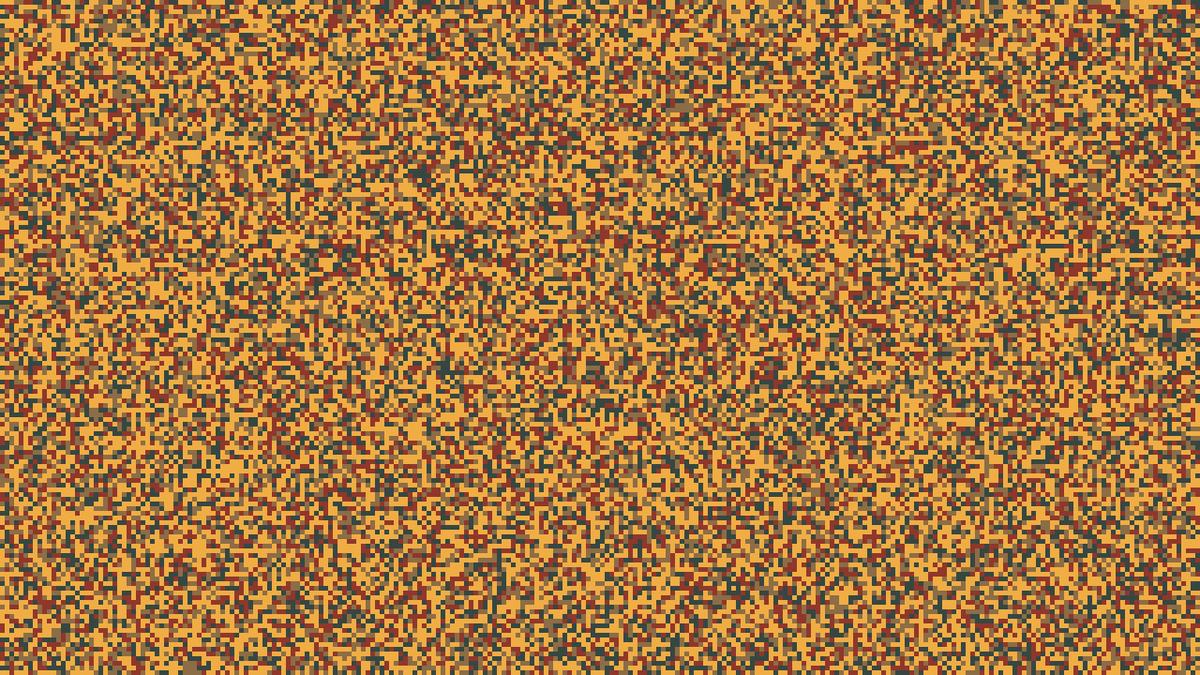
Frame 1 (no input)
Frame 60 (the mouse pressed at the canvas centre just before this capture): identical to frame 1, image omitted
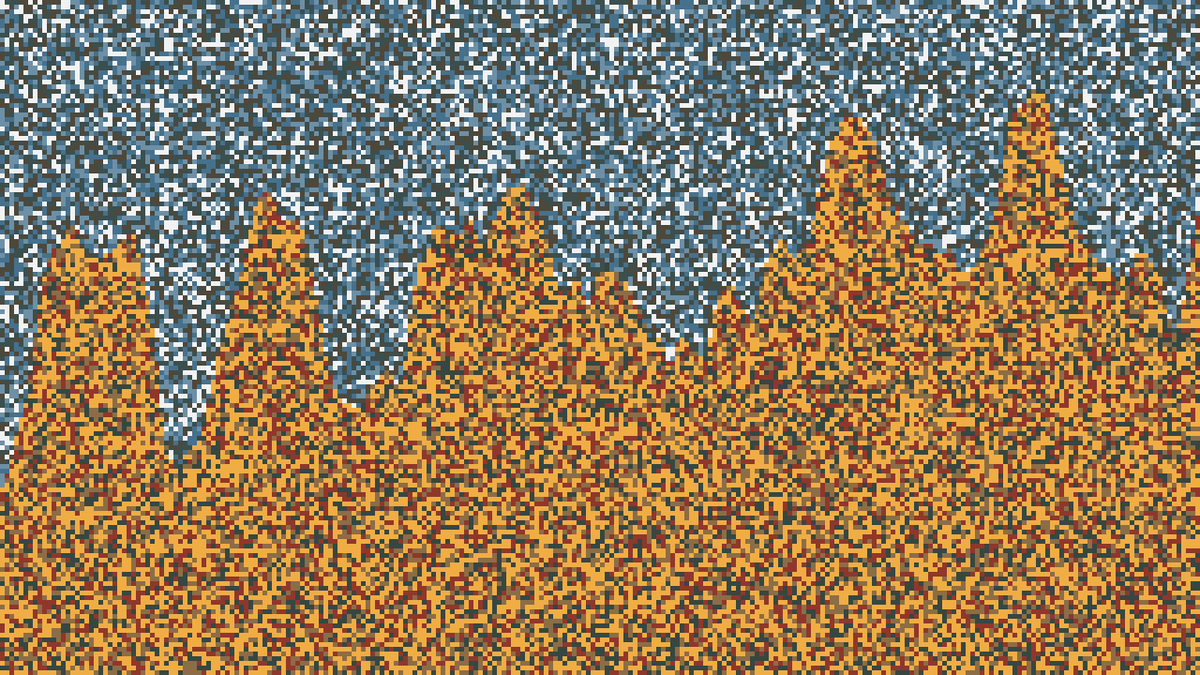
Frame 120 (the mouse held since frame 60 and released just before this capture)

The Processing sketch that drew these frames (run headless with seeded random() and noise(); from frame 60 on, the mouse is pressed at the canvas centre):

// Processing sketch: processing_108732
// ── processing_108732.pde

color[][] palette = {
  { #46718C, #235466, #0E2827, #142426, #90372B },
  { #6D90A6, #3F85A1, #142D31, #4F5951, #364742 },
  { #3B4F4E, #619FB8, #385245, #8C8579, #8C6D46 },
  { #4E483B, #89D0E0, #4E7352, #F2EADF, #F0AD44},
  { #F2F2F2, #F2F2F2, #739270, #BFB3A8, #F0AD44} };

int s = 5 ;
int d = 6 ;
int m = 0 ;


void setup() {
  size(1280, 720);
  noStroke();
  smooth();
  frameRate(10);

  //// Background Pixel Pallete /////////////////////////////

  for (int x=0 ; x < width ; x += s) {
    for (int y=0 ; y < height ; y += s) {
      fill(palette[int(random(palette.length))][4]);
      rect(x, y, s, s);
    }
  }
  ///////////////////////////////////////////////////////////
}

void drawRect(int n ) {  

  float d2 = mouseY*2 ; // d2 ==> Offset between RectWaves

  for (int j=0 ; j < n ; j++ ) {

    for (int i = 0; i<width; i+=s) {
      float noiseVAL = noise(i*0.01f, frameCount*0.003f)*d2;
      for (int y = 0 ; y < height ; y+=s ) {
        if ( y < int(noiseVAL) ) {
          fill( palette[int(random(palette.length))][m] );        
          rect(i, y, s, s);
        }
      }
    }
  }
}


void draw() {

  drawRect(3);
}


void keyPressed() {

  if (key=='s') {
    save("alless.jpg") ;
    println("Image Saved !");
  }
  if (key=='4') {
    m = 0;
    println("palette 0!");
  }

  if (key=='1') {
    m = 1;
    println("palette 1!");
  }

  if (key=='2') {
    m = 2;
    println("palette 2!");
  }

  if (key=='3') {
    m = 3;
    println("palette 3!");
  }
}
